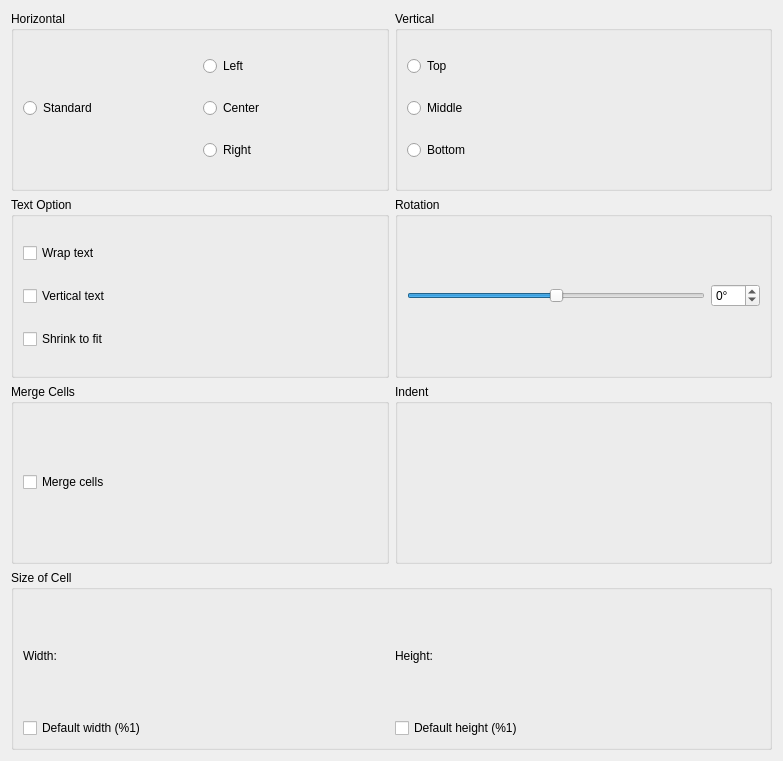
<?xml version="1.0" encoding="UTF-8"?>
<ui version="4.0">
 <author>The KSpread Team &lt;calligra-devel@kde.org&gt;</author>
 <comment>This file is part of the KDE project
Copyright (C) 2006 The KSpread Team &lt;calligra-devel@kde.org&gt;

This library is free software; you can redistribute it and/or
modify it under the terms of the GNU Library General Public
License as published by the Free Software Foundation; either
version 2 of the License, or (at your option) any later version.

This library is distributed in the hope that it will be useful,
but WITHOUT ANY WARRANTY; without even the implied warranty of
MERCHANTABILITY or FITNESS FOR A PARTICULAR PURPOSE.  See the
GNU Library General Public License for more details.

You should have received a copy of the GNU Library General Public
License along with this library; see the file COPYING.LIB.  If not,
write to the Free Software Foundation, Inc., 51 Franklin Street,
Fifth Floor, Boston, MA 02110-1301, USA.</comment>
 <class>PositionWidget</class>
 <widget class="QWidget" name="PositionWidget">
  <property name="geometry">
   <rect>
    <x>0</x>
    <y>0</y>
    <width>783</width>
    <height>761</height>
   </rect>
  </property>
  <layout class="QGridLayout">
   <item row="0" column="0">
    <widget class="QGroupBox" name="horizontalGroup">
     <property name="sizePolicy">
      <sizepolicy hsizetype="MinimumExpanding" vsizetype="Preferred">
       <horstretch>0</horstretch>
       <verstretch>0</verstretch>
      </sizepolicy>
     </property>
     <property name="whatsThis">
      <string>&lt;qt&gt;Set the content position horizontally in the cell.
&lt;b&gt;Standard&lt;/b&gt; is default and is set from the format you choose.
&lt;b&gt;Left&lt;/b&gt; means the content will be displayed on the left of the cell.
&lt;b&gt;Center&lt;/b&gt; means the content will be in the center horizontally in the cell.
&lt;b&gt;Right&lt;/b&gt; means the content of the cell will be displayed on the right of the cell.&lt;/qt&gt;</string>
     </property>
     <property name="title">
      <string>Horizontal</string>
     </property>
     <layout class="QGridLayout">
      <item row="1" column="0">
       <widget class="QRadioButton" name="standard">
        <property name="text">
         <string>Standard</string>
        </property>
       </widget>
      </item>
      <item row="0" column="1">
       <widget class="QRadioButton" name="left">
        <property name="text">
         <string>Left</string>
        </property>
       </widget>
      </item>
      <item row="1" column="1">
       <widget class="QRadioButton" name="center">
        <property name="text">
         <string>Center</string>
        </property>
       </widget>
      </item>
      <item row="2" column="1">
       <widget class="QRadioButton" name="right">
        <property name="text">
         <string>Right</string>
        </property>
       </widget>
      </item>
     </layout>
    </widget>
   </item>
   <item row="0" column="1">
    <widget class="QGroupBox" name="buttonGroup2">
     <property name="whatsThis">
      <string>&lt;qt&gt;Set the content position vertically in the cell.
&lt;b&gt;Top&lt;/b&gt; means the content will be displayed on top of the cell.
&lt;b&gt;Middle&lt;/b&gt; means the content will be in the middle vertically in the cell.
&lt;b&gt;Bottom&lt;/b&gt; means the content of the cell will be displayed at the bottom of the cell.&lt;/qt&gt;</string>
     </property>
     <property name="title">
      <string>Vertical</string>
     </property>
     <layout class="QVBoxLayout">
      <item>
       <widget class="QRadioButton" name="top">
        <property name="text">
         <string>Top</string>
        </property>
       </widget>
      </item>
      <item>
       <widget class="QRadioButton" name="middle">
        <property name="text">
         <string>Middle</string>
        </property>
       </widget>
      </item>
      <item>
       <widget class="QRadioButton" name="bottom">
        <property name="text">
         <string>Bottom</string>
        </property>
       </widget>
      </item>
     </layout>
    </widget>
   </item>
   <item row="1" column="1">
    <widget class="QGroupBox" name="groupBox4">
     <property name="whatsThis">
      <string>Your text will appear oriented in the angle you set here. Positive values will move it counter-clockwise and negative values will move it clockwise.</string>
     </property>
     <property name="title">
      <string>Rotation</string>
     </property>
     <layout class="QHBoxLayout">
      <item>
       <widget class="QSlider" name="angleRotation">
        <property name="minimum">
         <number>-90</number>
        </property>
        <property name="maximum">
         <number>90</number>
        </property>
        <property name="orientation">
         <enum>Qt::Horizontal</enum>
        </property>
        <property name="tickInterval">
         <number>15</number>
        </property>
       </widget>
      </item>
      <item>
       <widget class="QSpinBox" name="spinBox3">
        <property name="suffix">
         <string>°</string>
        </property>
        <property name="minimum">
         <number>-90</number>
        </property>
        <property name="maximum">
         <number>90</number>
        </property>
        <property name="singleStep">
         <number>1</number>
        </property>
       </widget>
      </item>
     </layout>
    </widget>
   </item>
   <item row="2" column="1">
    <widget class="QGroupBox" name="indentGroup">
     <property name="whatsThis">
      <string>Set the amount of indent that will be used in the cell when you choose the Format -&gt; Increase Indent or Format -&gt; Decrease Indent menus.</string>
     </property>
     <property name="title">
      <string>Indent</string>
     </property>
    </widget>
   </item>
   <item row="2" column="0">
    <widget class="QGroupBox" name="groupBox5">
     <property name="whatsThis">
      <string>When checked, this has the same effect as Data -&gt;Merge Cells. You need to have at least two consecutive cells selected. Those consecutive cells are then merged into a bigger one.
When a merged cell is selected and when you uncheck this, then all cells come back to their original size as before the merging. It has the same effect as Data -&gt; Dissociate Cells.</string>
     </property>
     <property name="title">
      <string>Merge Cells</string>
     </property>
     <layout class="QHBoxLayout">
      <item>
       <widget class="QCheckBox" name="mergeCell">
        <property name="text">
         <string>Merge cells</string>
        </property>
       </widget>
      </item>
     </layout>
    </widget>
   </item>
   <item row="3" column="0" colspan="2">
    <widget class="QGroupBox" name="sizeCellGroup">
     <property name="whatsThis">
      <string>The unit used here is the one set in Format -&gt; Page Layout.. dialog.</string>
     </property>
     <property name="title">
      <string>Size of Cell</string>
     </property>
     <layout class="QGridLayout">
      <item row="0" column="1">
       <layout class="QGridLayout">
        <item row="1" column="0" colspan="3">
         <widget class="QCheckBox" name="defaultHeight">
          <property name="whatsThis">
           <string>If checked, the default height will be used for the cell instead of the value above.</string>
          </property>
          <property name="text">
           <string>Default height (%1)</string>
          </property>
         </widget>
        </item>
        <item row="0" column="2">
         <spacer>
          <property name="orientation">
           <enum>Qt::Horizontal</enum>
          </property>
          <property name="sizeType">
           <enum>QSizePolicy::Expanding</enum>
          </property>
          <property name="sizeHint" stdset="0">
           <size>
            <width>10</width>
            <height>20</height>
           </size>
          </property>
         </spacer>
        </item>
        <item row="0" column="0">
         <widget class="QLabel" name="textLabel3">
          <property name="text">
           <string>Height:</string>
          </property>
         </widget>
        </item>
        <item row="0" column="1">
         <widget class="QFrame" name="m_heightPanel">
          <property name="whatsThis">
           <string>Set the height of the cell.</string>
          </property>
          <property name="frameShape">
           <enum>QFrame::NoFrame</enum>
          </property>
          <property name="frameShadow">
           <enum>QFrame::Plain</enum>
          </property>
         </widget>
        </item>
       </layout>
      </item>
      <item row="0" column="0">
       <layout class="QGridLayout">
        <item row="1" column="0" colspan="3">
         <widget class="QCheckBox" name="defaultWidth">
          <property name="whatsThis">
           <string>If checked, the default width will be used for the cell instead of the value above.</string>
          </property>
          <property name="text">
           <string>Default width (%1)</string>
          </property>
         </widget>
        </item>
        <item row="0" column="2">
         <spacer>
          <property name="orientation">
           <enum>Qt::Horizontal</enum>
          </property>
          <property name="sizeType">
           <enum>QSizePolicy::Expanding</enum>
          </property>
          <property name="sizeHint" stdset="0">
           <size>
            <width>16</width>
            <height>20</height>
           </size>
          </property>
         </spacer>
        </item>
        <item row="0" column="1">
         <widget class="QFrame" name="m_widthPanel">
          <property name="frameShape">
           <enum>QFrame::NoFrame</enum>
          </property>
          <property name="frameShadow">
           <enum>QFrame::Plain</enum>
          </property>
          <property name="lineWidth">
           <number>1</number>
          </property>
         </widget>
        </item>
        <item row="0" column="0">
         <widget class="QLabel" name="textLabel2">
          <property name="text">
           <string>Width:</string>
          </property>
         </widget>
        </item>
       </layout>
      </item>
     </layout>
    </widget>
   </item>
   <item row="1" column="0">
    <widget class="QGroupBox" name="groupBox3">
     <property name="whatsThis">
      <string>This is only available when the rotation is 0°.
Wrap text wraps the text so it fits in the previous cell size. If this is not checked, the text will stay on one line and the cell size will be adjusted to contain the text.
Vertical text puts your text vertically.</string>
     </property>
     <property name="title">
      <string>Text Option</string>
     </property>
     <layout class="QVBoxLayout">
      <item>
       <widget class="QCheckBox" name="multi">
        <property name="text">
         <string>Wrap text</string>
        </property>
       </widget>
      </item>
      <item>
       <widget class="QCheckBox" name="vertical">
        <property name="text">
         <string>Vertical text</string>
        </property>
       </widget>
      </item>
      <item>
       <widget class="QCheckBox" name="shrinkToFit">
        <property name="text">
         <string>Shrink to fit</string>
        </property>
       </widget>
      </item>
     </layout>
    </widget>
   </item>
  </layout>
 </widget>
 <layoutfunction spacing="KDialog::spacingHint" margin="KDialog::marginHint"/>
 <tabstops>
  <tabstop>standard</tabstop>
  <tabstop>left</tabstop>
  <tabstop>center</tabstop>
  <tabstop>right</tabstop>
  <tabstop>top</tabstop>
  <tabstop>middle</tabstop>
  <tabstop>bottom</tabstop>
  <tabstop>multi</tabstop>
  <tabstop>angleRotation</tabstop>
  <tabstop>spinBox3</tabstop>
  <tabstop>mergeCell</tabstop>
  <tabstop>defaultWidth</tabstop>
  <tabstop>defaultHeight</tabstop>
 </tabstops>
 <includes>
  <include location="global">kdialog.h</include>
 </includes>
 <resources/>
 <connections/>
</ui>
